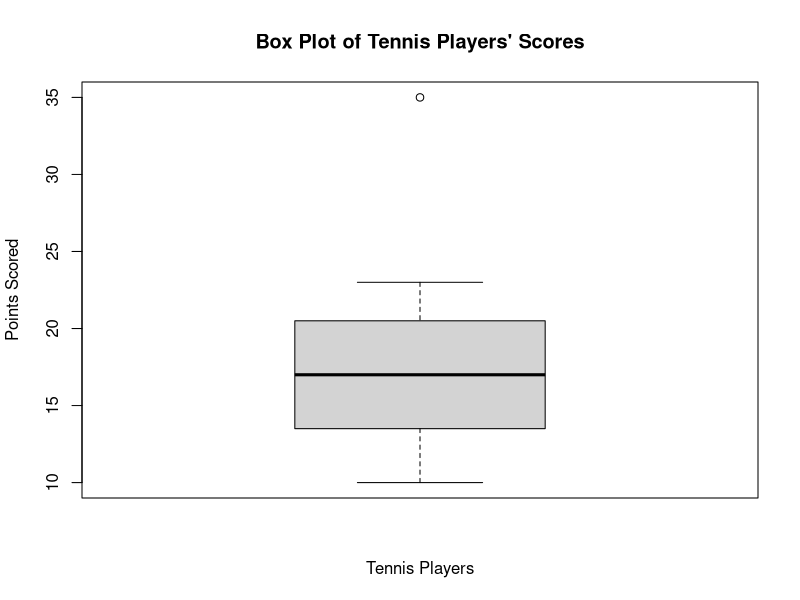
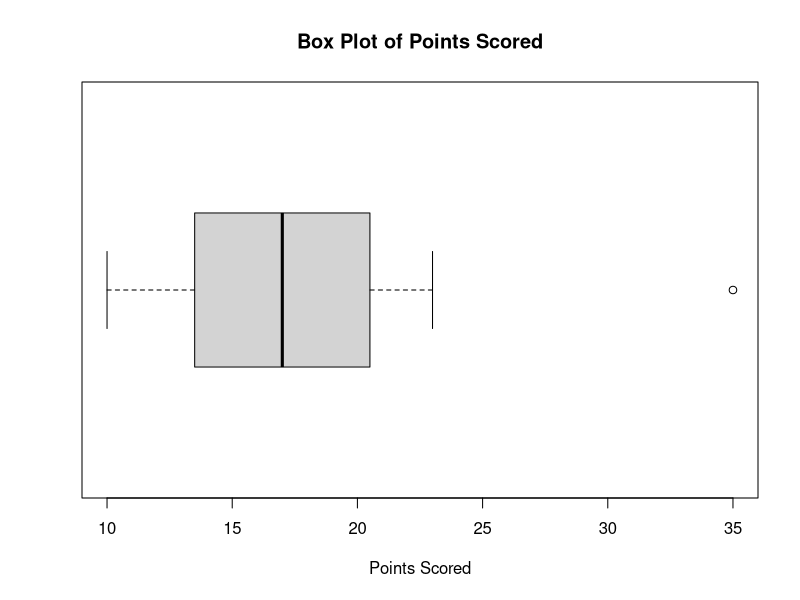

Write R code to recreate these figures, in order.
# ============================================================
# Q2. BOX PLOT FOR TENNIS PLAYERS' SCORES
# ============================================================

# Player IDs
player_id <- c(
  "P1", "P2", "P3", "P4", "P5",
  "P6", "P7", "P8", "P9", "P10",
  "P11", "P12", "P13", "P14", "P15"
)

# Player names
player_name <- c(
  "Player A", "Player B", "Player C", "Player D", "Player E",
  "Player F", "Player G", "Player H", "Player I", "Player J",
  "Player K", "Player L", "Player M", "Player N", "Player O"
)

# Points scored
points <- c(
  12, 15, 14, 10, 18,
  20, 22, 13, 11, 35,
  16, 17, 19, 21, 23
)

# Create data frame
players <- data.frame(
  Player_ID = player_id,
  Player_Name = player_name,
  Points = points
)

# Display data
print(players)


# ------------------------------------------------------------
# 1. Summary Statistics
# ------------------------------------------------------------

cat("\nSummary Statistics:\n")
print(summary(points))


# ------------------------------------------------------------
# 2. Mean
# ------------------------------------------------------------

mean_points <- mean(points)

cat("\nMean =", mean_points, "\n")


# ------------------------------------------------------------
# 3. Median
# ------------------------------------------------------------

median_points <- median(points)

cat("Median =", median_points, "\n")


# ------------------------------------------------------------
# 4. Quartiles
# ------------------------------------------------------------

Q1 <- quantile(points, 0.25)
Q3 <- quantile(points, 0.75)

cat("Q1 =", Q1, "\n")
cat("Q3 =", Q3, "\n")


# ------------------------------------------------------------
# 5. Interquartile Range
# ------------------------------------------------------------

IQR_value <- IQR(points)

cat("IQR =", IQR_value, "\n")


# ------------------------------------------------------------
# 6. Find Outlier Limits
# ------------------------------------------------------------

lower_limit <- Q1 - 1.5 * IQR_value
upper_limit <- Q3 + 1.5 * IQR_value

cat("Lower Outlier Limit =", lower_limit, "\n")
cat("Upper Outlier Limit =", upper_limit, "\n")


# ------------------------------------------------------------
# 7. Identify Outliers
# ------------------------------------------------------------

outliers <- points[
  points < lower_limit | points > upper_limit
]

cat("\nOutlier Values:\n")
print(outliers)


# ------------------------------------------------------------
# 8. Identify Player with Outlier Score
# ------------------------------------------------------------

outlier_players <- players[
  players$Points < lower_limit |
    players$Points > upper_limit,
]

cat("\nOutlier Players:\n")
print(outlier_players)


# ------------------------------------------------------------
# 9. Draw Box Plot
# ------------------------------------------------------------

boxplot(
  points,
  main = "Box Plot of Tennis Players' Scores",
  ylab = "Points Scored",
  xlab = "Tennis Players"
)


# ------------------------------------------------------------
# 10. Horizontal Box Plot
# ------------------------------------------------------------

boxplot(
  points,
  horizontal = TRUE,
  main = "Box Plot of Points Scored",
  xlab = "Points Scored"
)
